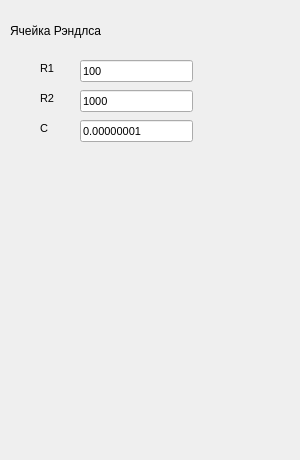
        <widget class="QWidget" name="page_5">
         <widget class="QLabel" name="label">
          <property name="geometry">
           <rect>
            <x>10</x>
            <y>20</y>
            <width>101</width>
            <height>21</height>
           </rect>
          </property>
          <property name="text">
           <string>Ячейка Рэндлса</string>
          </property>
         </widget>
         <widget class="QLabel" name="label_28">
          <property name="geometry">
           <rect>
            <x>40</x>
            <y>60</y>
            <width>21</width>
            <height>16</height>
           </rect>
          </property>
          <property name="font">
           <font>
            <family>Arial</family>
            <pointsize>8</pointsize>
            <bold>false</bold>
            <underline>false</underline>
            <kerning>true</kerning>
           </font>
          </property>
          <property name="text">
           <string>R1</string>
          </property>
         </widget>
         <widget class="QLabel" name="label_29">
          <property name="geometry">
           <rect>
            <x>40</x>
            <y>90</y>
            <width>21</width>
            <height>16</height>
           </rect>
          </property>
          <property name="font">
           <font>
            <family>Arial</family>
            <pointsize>8</pointsize>
            <bold>false</bold>
            <underline>false</underline>
            <kerning>true</kerning>
           </font>
          </property>
          <property name="text">
           <string>R2</string>
          </property>
         </widget>
         <widget class="QLabel" name="label_30">
          <property name="geometry">
           <rect>
            <x>40</x>
            <y>120</y>
            <width>21</width>
            <height>16</height>
           </rect>
          </property>
          <property name="font">
           <font>
            <family>Arial</family>
            <pointsize>8</pointsize>
            <bold>false</bold>
            <underline>false</underline>
            <kerning>true</kerning>
           </font>
          </property>
          <property name="text">
           <string>C</string>
          </property>
         </widget>
         <widget class="QLineEdit" name="lineEditModelRandR1">
          <property name="geometry">
           <rect>
            <x>80</x>
            <y>60</y>
            <width>113</width>
            <height>22</height>
           </rect>
          </property>
          <property name="font">
           <font>
            <family>Arial</family>
            <pointsize>8</pointsize>
            <bold>false</bold>
            <underline>false</underline>
            <kerning>true</kerning>
           </font>
          </property>
          <property name="text">
           <string>100</string>
          </property>
         </widget>
         <widget class="QLineEdit" name="lineEditModelRandR2">
          <property name="geometry">
           <rect>
            <x>80</x>
            <y>90</y>
            <width>113</width>
            <height>22</height>
           </rect>
          </property>
          <property name="font">
           <font>
            <family>Arial</family>
            <pointsize>8</pointsize>
            <bold>false</bold>
            <underline>false</underline>
            <kerning>true</kerning>
           </font>
          </property>
          <property name="text">
           <string>1000</string>
          </property>
         </widget>
         <widget class="QLineEdit" name="lineEditModelRandC">
          <property name="geometry">
           <rect>
            <x>80</x>
            <y>120</y>
            <width>113</width>
            <height>22</height>
           </rect>
          </property>
          <property name="font">
           <font>
            <family>Arial</family>
            <pointsize>8</pointsize>
            <bold>false</bold>
            <underline>false</underline>
            <kerning>true</kerning>
           </font>
          </property>
          <property name="text">
           <string>0.00000001</string>
          </property>
         </widget>
         <widget class="QLabel" name="labelModelImage_2">
          <property name="geometry">
           <rect>
            <x>30</x>
            <y>220</y>
            <width>261</width>
            <height>231</height>
           </rect>
          </property>
          <property name="text">
           <string/>
          </property>
          <property name="pixmap">
           <pixmap>sources/rand.png</pixmap>
          </property>
          <property name="scaledContents">
           <bool>true</bool>
          </property>
         </widget>
        </widget>
